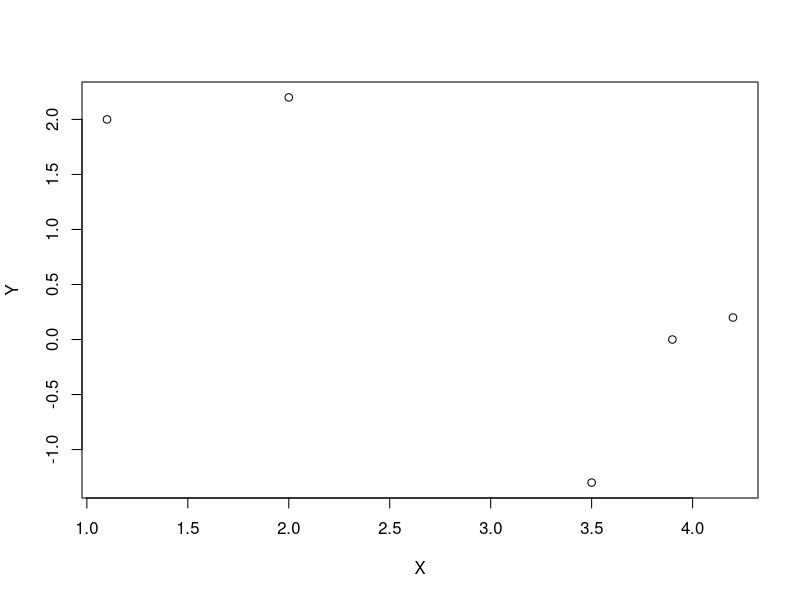
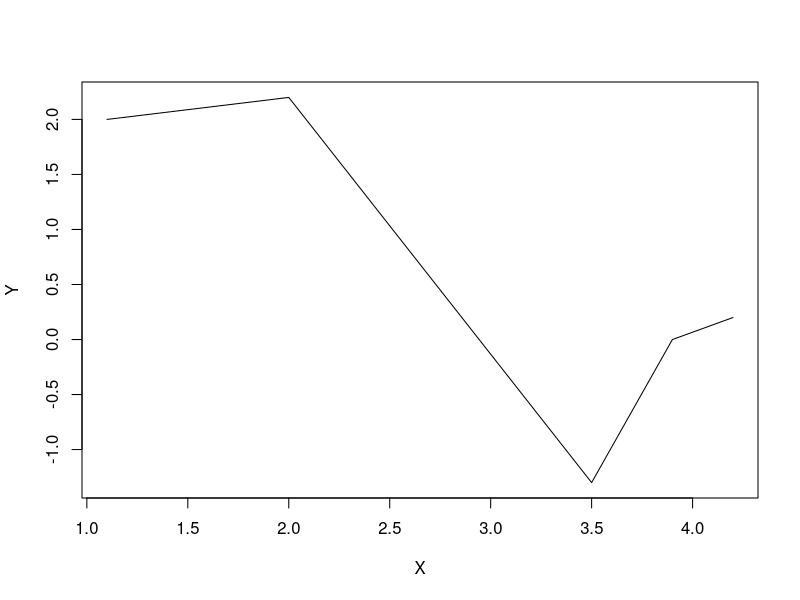
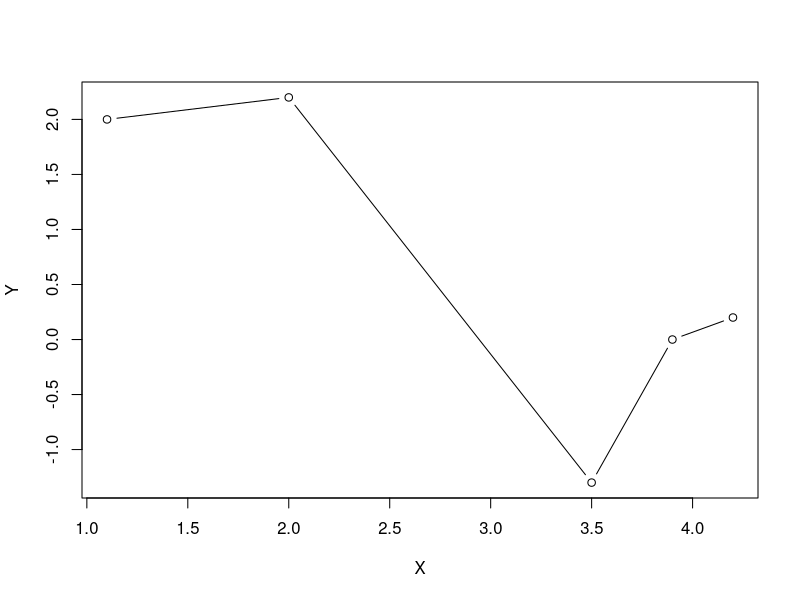
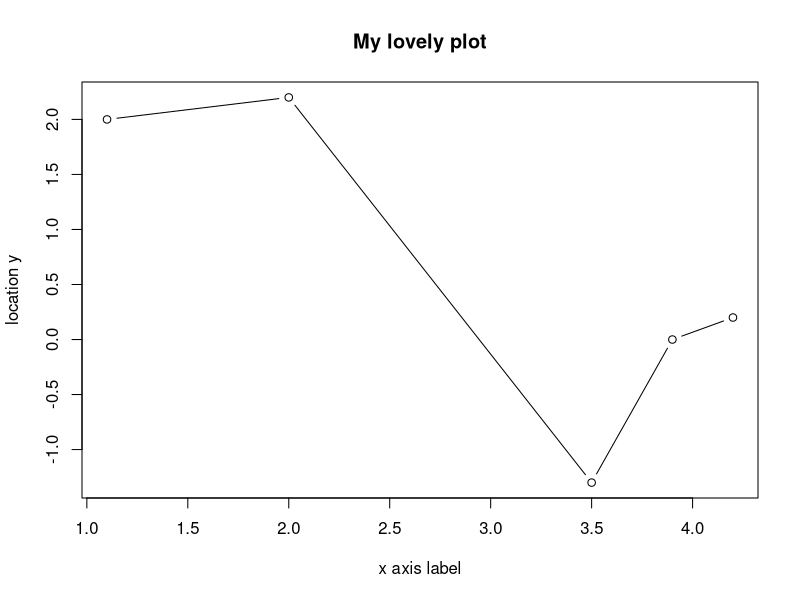
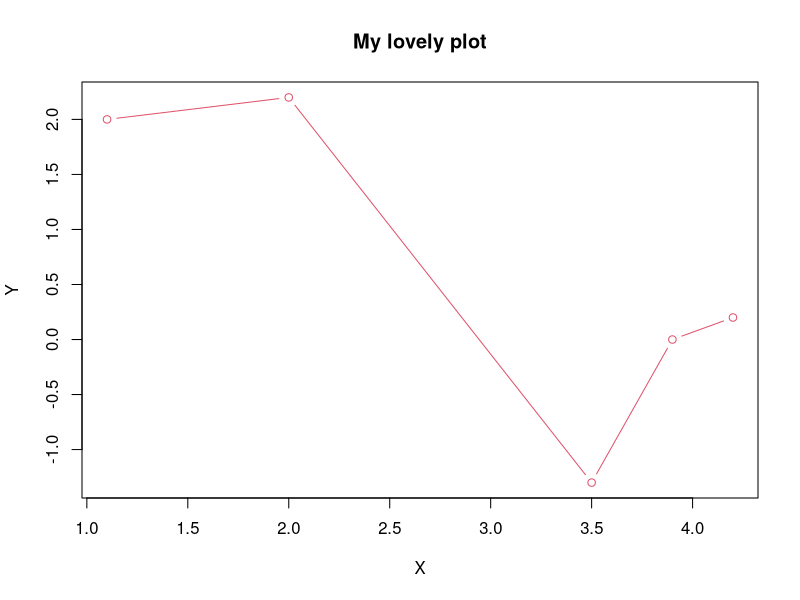
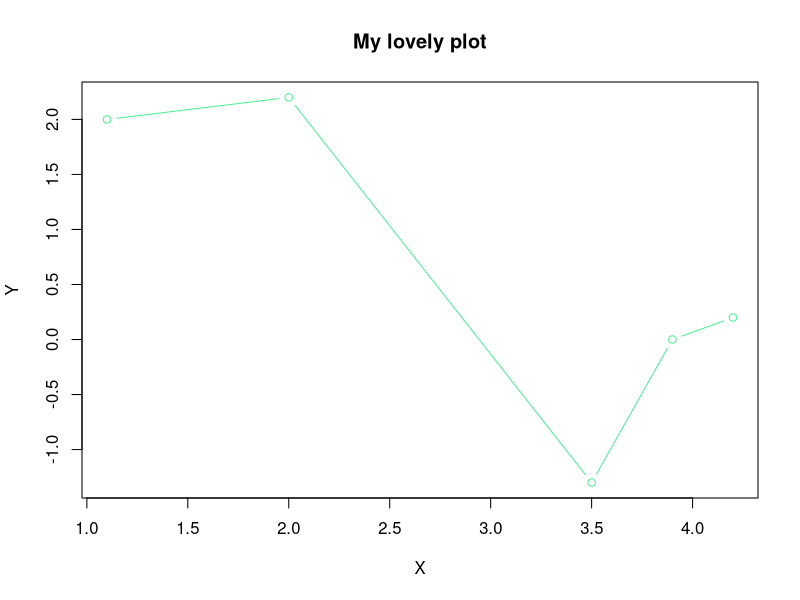
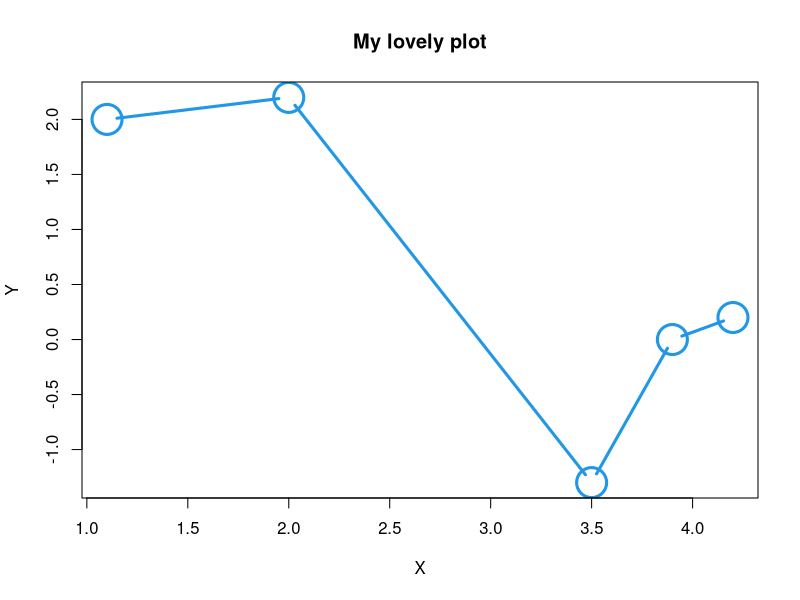

The R script that drew these images, in order:
#create two vectors X and Y
X <- c(1.1,2,3.5,3.9,4.2)
Y <- c(2,2.2,-1.3,0,0.2)

#plot the points on the X Y plane
plot(X,Y)

#plot the points as a line
plot(X,Y,type="l")

#plot the values as points and line
plot(X,Y,type="b")

#plot the values with Title, X  axis label, Y axis label
plot(X,Y,type="b",main="My lovely plot",xlab="x axis label",
     ylab="location y")

#plot with color
plot(X,Y,type="b",main="My lovely plot",xlab="X",ylab="Y",col=2)


plot(X,Y,type="b",main="My lovely plot",xlab="X",ylab="Y",col="seagreen2")

#other attributes
plot(X,Y,type="b",main="My lovely plot",xlab="X",ylab="Y",col=4,pch=1,lty=1,cex=4,lwd=3)

